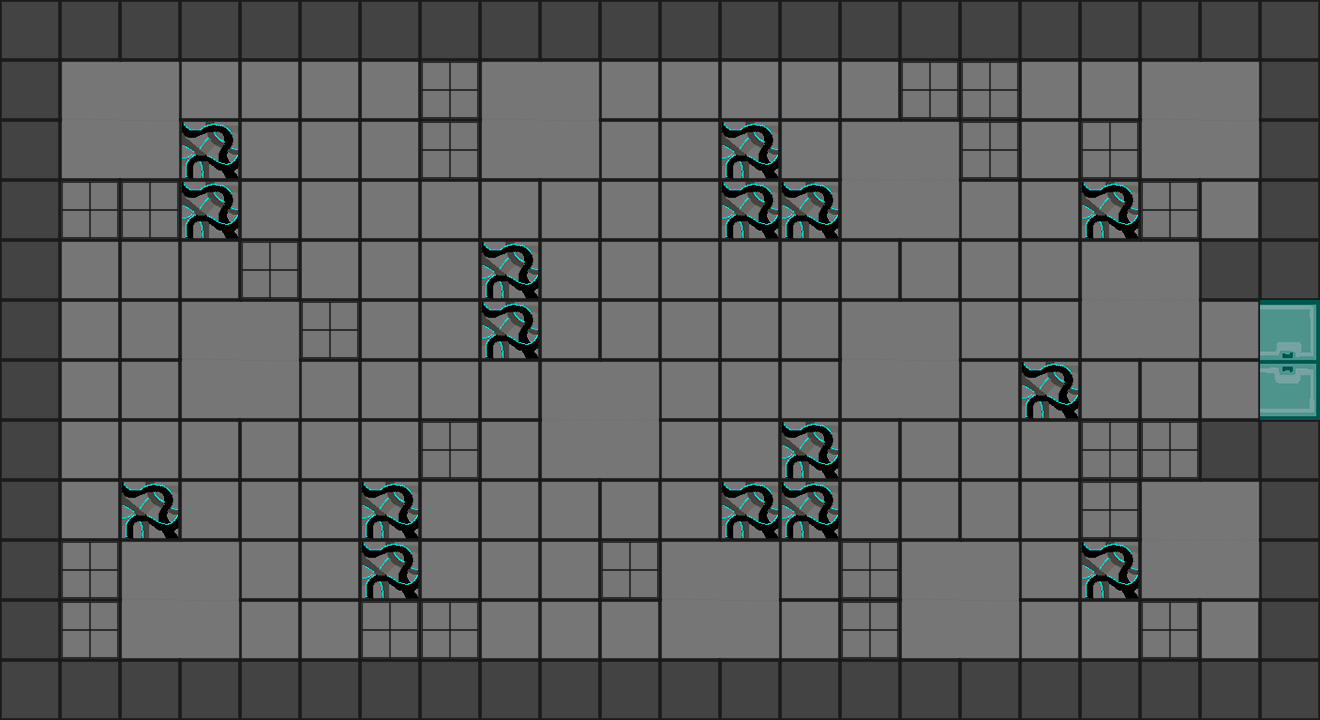

This is a level from a 2D game, rendered from its Tiled map with the project's own tilesets. A one-line summary and the complete map file follow:
An orthogonal 22x12 tile map with 60x60 px tiles, 1 tile layer (Capa de Patrones 1) and 19 objects.

<map version="1.2" tiledversion="1.2.2" orientation="orthogonal" renderorder="right-up" width="22" height="12" tilewidth="60" tileheight="60" infinite="0" nextlayerid="5" nextobjectid="20">
 <tileset firstgid="1" name="AssetsTiles" tilewidth="60" tileheight="60" tilecount="216" columns="18">
  <image source="AssetsTiles.png" width="1080" height="720" />
 </tileset>
 <layer id="1" name="Capa de Patrones 1" width="22" height="12">
  <data encoding="csv">
38,38,38,38,38,38,38,38,38,38,38,38,38,38,38,38,38,38,38,38,38,38,
38,57,58,37,37,37,37,93,57,58,37,37,37,37,37,93,93,37,37,57,58,38,
38,75,76,109,37,37,37,93,75,76,37,37,109,37,57,58,93,37,93,75,76,38,
38,93,93,109,37,37,37,37,37,37,37,37,109,109,75,76,37,37,109,93,37,38,
38,37,37,37,93,37,37,37,109,37,37,37,37,37,37,37,37,37,57,58,38,38,
38,37,37,57,58,93,37,37,109,37,37,37,37,37,57,58,37,37,75,76,37,2,
38,37,37,75,76,37,37,37,37,57,58,37,37,37,75,76,37,109,37,37,37,20,
38,37,37,37,37,37,37,93,37,75,76,37,37,109,37,37,37,37,93,93,38,38,
38,37,109,37,37,37,109,37,37,37,37,37,109,109,37,37,37,37,93,57,58,38,
38,93,57,58,37,37,109,37,37,37,93,57,58,37,93,57,58,37,109,75,76,38,
38,93,75,76,37,37,93,93,37,37,37,75,76,37,93,75,76,37,37,93,37,38,
38,38,38,38,38,38,38,38,38,38,38,38,38,38,38,38,38,38,38,38,38,38
</data>
 </layer>
 <objectgroup id="2" name="Paredes">
  <object id="1" x="0" y="0" width="60" height="720" />
  <object id="2" x="60" y="660" width="1260" height="60" />
  <object id="3" x="1260" y="420" width="60" height="240" />
  <object id="4" x="1200" y="420" width="60" height="60" />
  <object id="5" x="1200" y="240" width="120" height="60" />
  <object id="6" x="1260" y="0" width="60" height="240" />
  <object id="7" x="60" y="0" width="1200" height="60" />
 </objectgroup>
 <objectgroup id="3" name="Puertas">
  <object id="8" x="1260" y="300" width="60" height="120" />
 </objectgroup>
 <objectgroup id="4" name="Piso Lento">
  <object id="9" x="180" y="120" width="60" height="120" />
  <object id="10" x="120" y="480" width="60" height="60" />
  <object id="11" x="360" y="480" width="60" height="120" />
  <object id="12" x="480" y="240" width="60" height="120" />
  <object id="13" x="720" y="120" width="60" height="120" />
  <object id="14" x="780" y="180" width="60" height="60" />
  <object id="15" x="1080" y="180" width="60" height="60" />
  <object id="16" x="1020" y="360" width="60" height="60" />
  <object id="17" x="1080" y="540" width="60" height="60" />
  <object id="18" x="780" y="420" width="60" height="120" />
  <object id="19" x="720" y="480" width="60" height="60" />
 </objectgroup>
</map>
